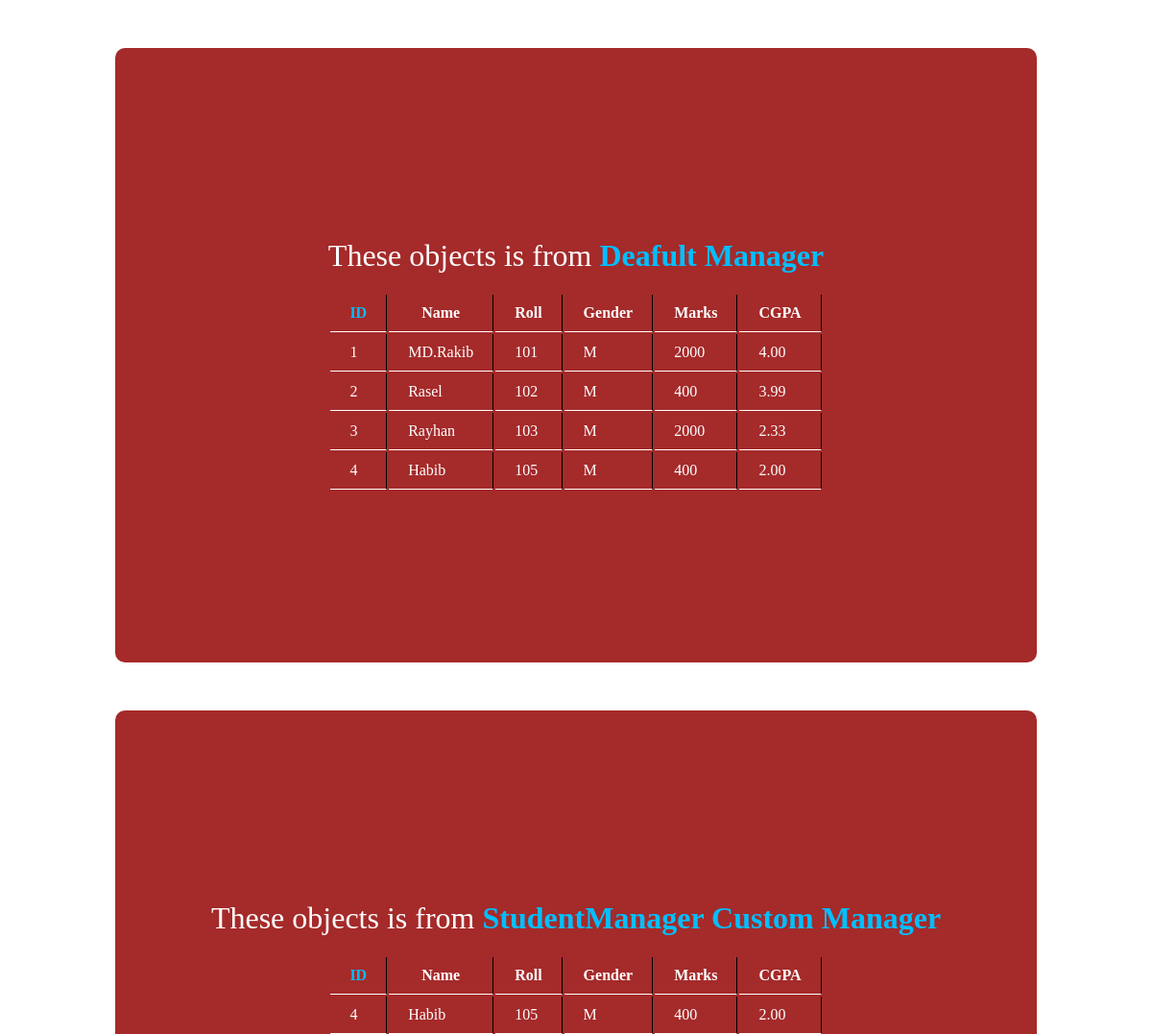
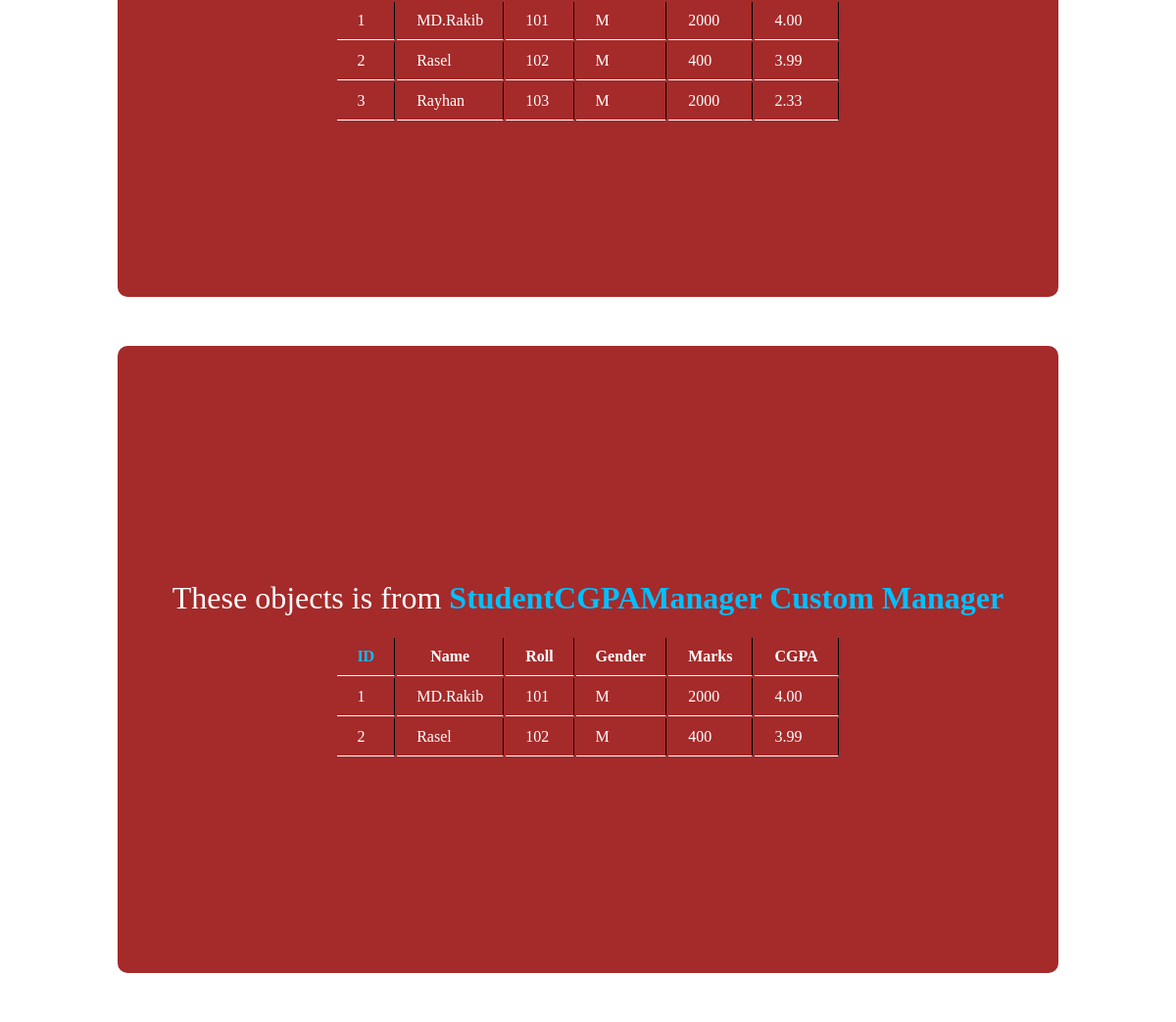
Before: / (upper part) with the older database file (2 pictures, top to bottom).
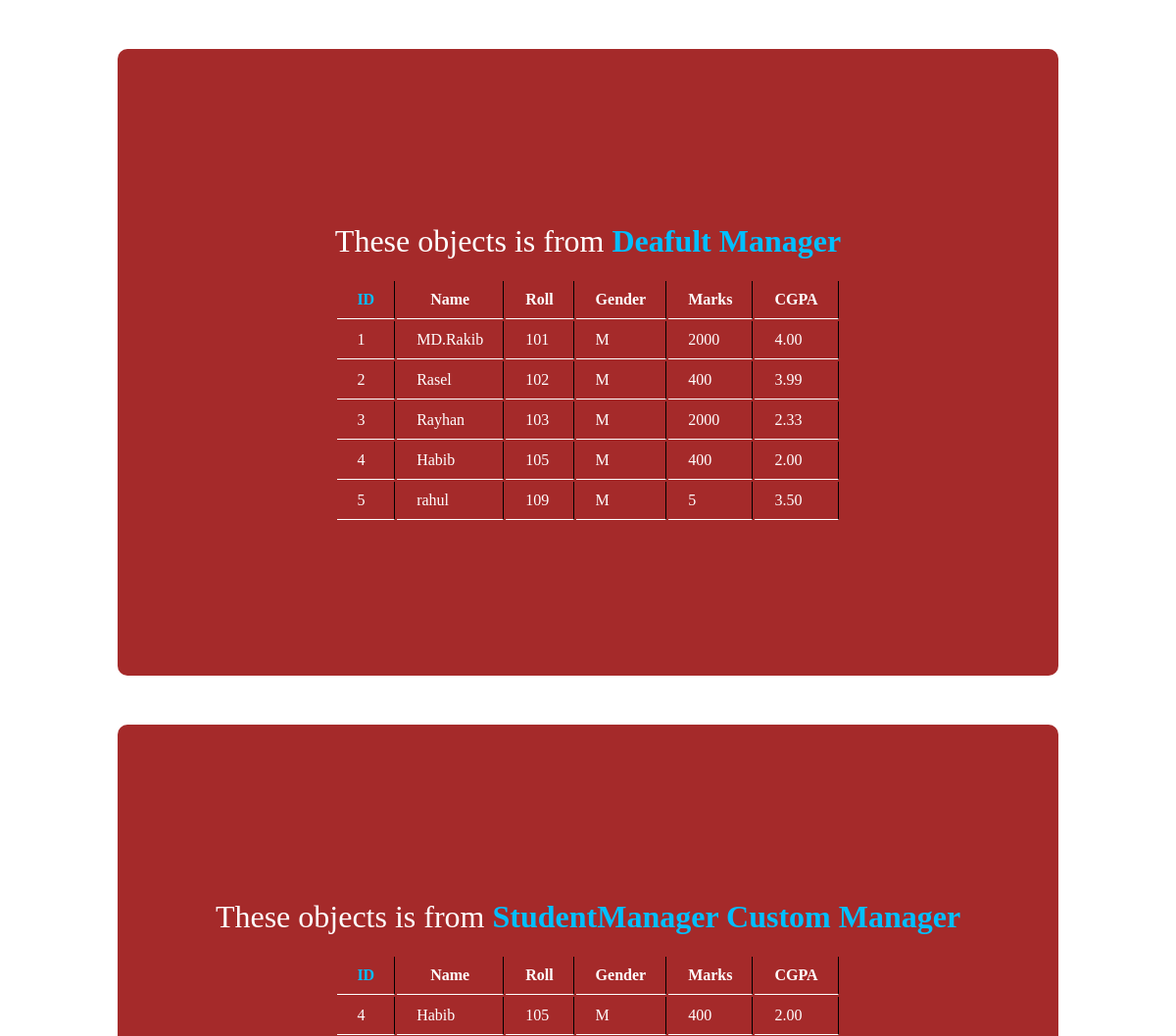
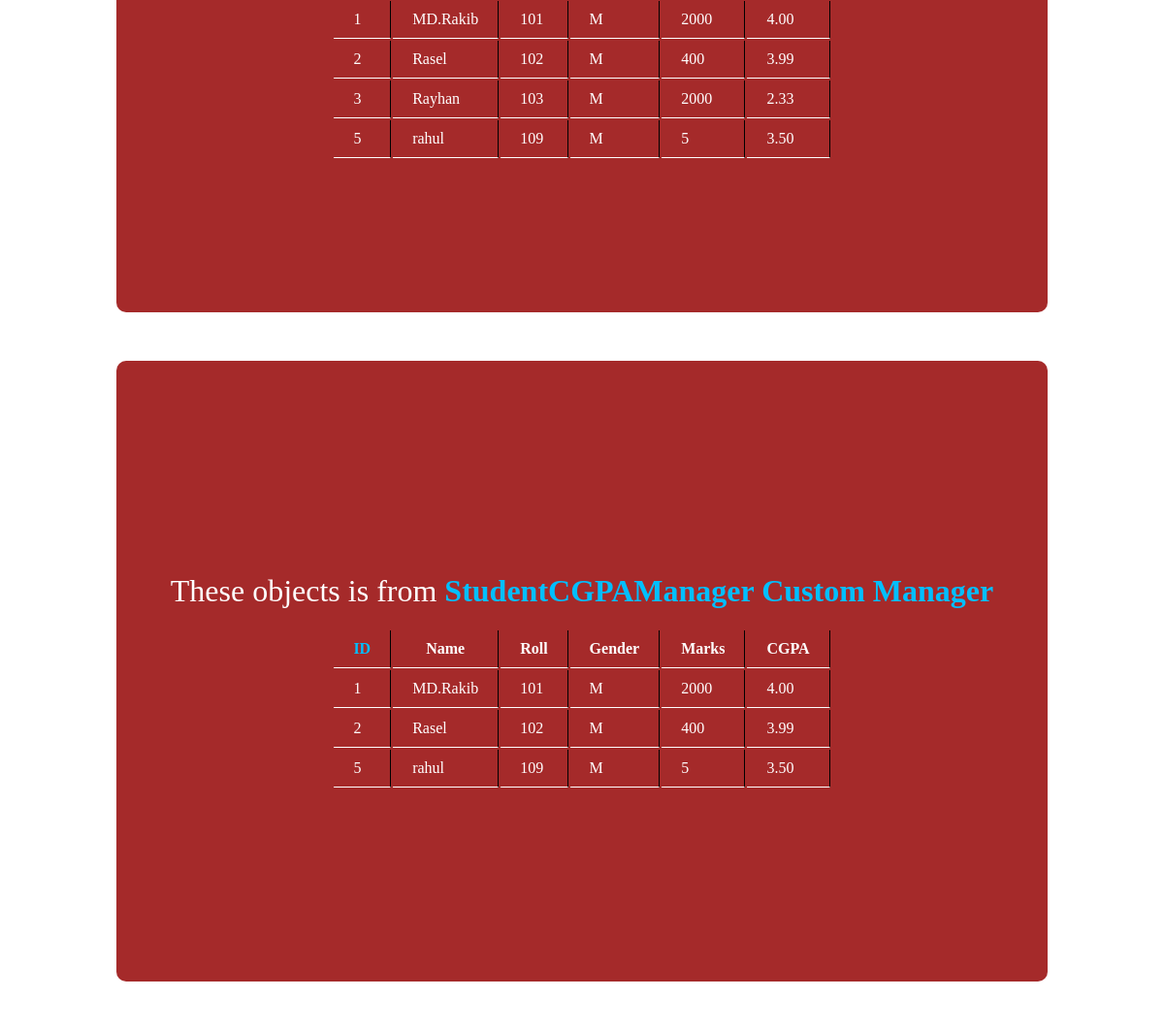
After: the same page with the newer database file (2 pictures, top to bottom).
### core/models.py (models this page shows, shortened)
class StudentModel(models.Model):
    GENDER_CHOICES = [
        ('M', 'Male'),
        ('F', 'Female')
    ]
    name = models.CharField(max_length=100)
    roll = models.IntegerField()
    gender = models.CharField(choices=GENDER_CHOICES, max_length=1)
    marks = models.IntegerField()
    cgpa = models.DecimalField(max_digits=3, decimal_places=2)
    objects = models.Manager()
    students = StudentManager()
    studentCGPA = StudentCGPAManager()
    student_marks = MarksManager()

### core/views.py (the view)
# urls.py: 2. Add a URL to urlpatterns:  path('', views.home, name='home')
def home(request):
    studentInfo = StudentModel.objects.all()
    studentManagerInfo = StudentModel.students.all()
    studentCGPARange = StudentModel.studentCGPA.cgpa_range(3.00, 4.00)
    studentMarks = StudentModel.student_marks.marks_manager(400)
    context = {
        'studentInfo': studentInfo,
        'studentManagerInfo': studentManagerInfo,
        'studentCGPARange': studentCGPARange,
        'studentMarks': studentMarks,
    }
    return render(request, 'core/home.html', context)

### core/managers.py (called while the page is built)
    def get_queryset(self):
        return super().get_queryset().all().order_by('name')

    def cgpa_range(self, cgpa1, cgpa2):
        return super().get_queryset().filter(Q(cgpa__gte=cgpa1) & Q(cgpa__lte=cgpa2))

    def marks_manager(self, marks_num):
        return super().get_queryset().filter(marks=marks_num)

### core/templates/core/home.html (shortened to what this page needs)
<!DOCTYPE html>
{% load static %}
<html lang="en">
<head>
    <link rel="stylesheet" href="{% static 'core/css/style.css' %}">
</head>
<body>
    <div class="container">
        <h1>These objects is from <b>Deafult Manager</b></h1>
        <table>
            <thead>
                <tr>
                    <th><b>ID</b></th>
                    <th>Name</th>
                    <th>Roll</th>
                    <th>Gender</th>
                    <th>Marks</th>
                    <th>CGPA</th>
                </tr>
            </thead>
            <tbody>
                {% for studentInfo in studentInfo %}
                <tr>
                    <td>{{studentInfo.id}}</td>
                    <td>{{studentInfo.name}}</td>
                    <td>{{studentInfo.roll}}</td>
                    <td>{{studentInfo.gender}}</td>
                    <td>{{studentInfo.marks}}</td>
                    <td>{{studentInfo.cgpa}}</td>
                </tr>
                {% endfor %}
            </tbody>
        </table>
    </div>
    <div class="container">
        <h1>These objects is from <b>StudentManager Custom Manager</b></h1>
        <table>
            <thead>
                <tr>
                    <th><b>ID</b></th>
                    <th>Name</th>
                    <th>Roll</th>
                    <th>Gender</th>
                    <th>Marks</th>
                    <th>CGPA</th>
                </tr>
            </thead>
            <tbody>
                {% for studentManagerInfo in studentManagerInfo %}
                <tr>
                    <td>{{studentManagerInfo.id}}</td>
                    <td>{{studentManagerInfo.name}}</td>
                    <td>{{studentManagerInfo.roll}}</td>
                    <td>{{studentManagerInfo.gender}}</td>
                    <td>{{studentManagerInfo.marks}}</td>
                    <td>{{studentManagerInfo.cgpa}}</td>
                </tr>
                {% endfor %}
            </tbody>
        </table>
    </div>
    <div class="container">
        <h1>These objects is from <b>StudentCGPAManager Custom Manager</b></h1>
        <table>
            <thead>
                <tr>
                    <th><b>ID</b></th>
                    <th>Name</th>
                    <th>Roll</th>
                    <th>Gender</th>
                    <th>Marks</th>
                    <th>CGPA</th>
                </tr>
            </thead>
            <tbody>
                {% for studentCGPARange in studentCGPARange %}
                <tr>
                    <td>{{studentCGPARange.id}}</td>
                    <td>{{studentCGPARange.name}}</td>
                    <td>{{studentCGPARange.roll}}</td>
                    <td>{{studentCGPARange.gender}}</td>
                    <td>{{studentCGPARange.marks}}</td>
                    <td>{{studentCGPARange.cgpa}}</td>
                </tr>
                {% endfor %}
            </tbody>
        </table>
    </div>
</body>
</html>

### core/static/core/css/style.css (style rules this page uses)
* { padding: 0; margin: 0; color: white; }
.container { margin: 50px auto; display: flex; flex-direction: column; align-items: center; justify-content: center; width: 80%; height: 80vh; background-color: brown; border-radius: 10px; }
th, td { padding: 10px 20px; border-bottom: 1px solid white; border-right: 1px solid black; transition-property: all; transition-duration: .3s; transition-timing-function: ease-in-out; }
h1 { font-weight: 400; color: white; font-family: cursive; margin: 20px 0px; }
b { color: deepskyblue; }

Changed rows visible on the page:
added StudentModel: id "5", name "rahul", roll "109", gender "M", marks "5", cgpa "3.50"
